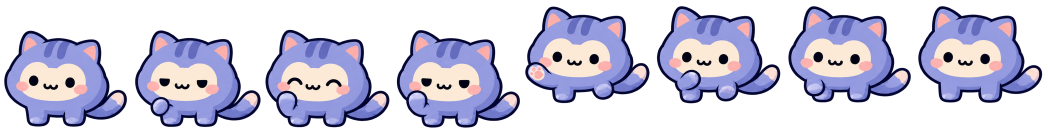
#> input picture assets/hover-v1/atlases/cat/adult.png, 3144 x 393 px, given in place of dinosaur-original.webp, which was not available (shown at 1/3 size)
$ python prep_dinosaur.py
#> lines starting #> are read from the running program, lines starting #| are printed output that depends on the picture; after the words box and inside, x2 and y2 are one past the last pixel; in counts of white or black regions, pixels touching at a corner belong together
### assets/tools/slice.py
#!/usr/bin/env python3
# -*- coding: utf-8 -*-
"""把 pet-family-v2 的 4x4 透明素材整图切成插件可用的静态精灵图。

源素材：每物种一张 1254x1254 RGBA sheet，4 列 x 4 行（最后两格空白），
行序：婴儿/幼儿/少儿/青年 | 壮年/老年/宠物+便便/十字架坟墓 |
      铲屎/洗澡/修剪梳理/喂食 | 喂水/逛街/(空)/(空)

本脚本不做「固定四等分」硬切，而是：
  1. alpha >= 16 的像素做连通域标注；
  2. 面积最大的 14 个连通域 = 14 个形象（其余为配件/便便/气泡等碎片）；
  3. 按行、列聚类排序得出 14 个格子，避免个别物种整图网格偏移（如 cow）时切错；
  4. 配件（scooper/泡泡/星星/便便…）按 bbox 距离归属到最近的主形象；
  5. 第 7 格（宠物+便便）单独拆开：主连通域=宠物 -> adult-with-poop.png（仅核对），
     配件的并集=便便 -> poop.png；
  6. 每张图按 alpha bbox 裁紧 + 四周 2px，等比缩放到高 96px（NEAREST，不模糊）；
  7. 输出 sprites/<species>/<slot>.png、manifest.json、preview-sheet.png 并自检。

用法：
    python3 tools/slice.py                    # 默认源目录（见 DEFAULT_SRC）
    python3 tools/slice.py --src /path/to/pet-family-v2
    PET_SRC=/path/to/pet-family-v2 python3 tools/slice.py

依赖：python3 + Pillow + numpy（本机已安装 11.x / numpy）。
不联网、不装包、不使用 node。
"""

from __future__ import annotations

import argparse
import hashlib
import json
import math
import os
import sys
from pathlib import Path

import numpy as np
from PIL import Image, ImageDraw, ImageFont

# ---------------------------------------------------------------- constants

# 源素材默认位置（可用 --src / PET_SRC 覆盖）
DEFAULT_SRC = str(Path.home() / "Documents/Program/whalecloud/output/imagegen/pet-family-v2")

SPECIES = [
    {"id": "whale", "nameZh": "泡泡", "nameEn": "Bubbles"},
    {"id": "monkey", "nameZh": "桃桃", "nameEn": "Peaches"},
    {"id": "duck", "nameZh": "嘎嘎", "nameEn": "Waddles"},
    {"id": "chick", "nameZh": "啾啾", "nameEn": "Chirpy"},
    {"id": "cat", "nameZh": "糯糯", "nameEn": "Mochi"},
    {"id": "dog", "nameZh": "豆豆", "nameEn": "Biscuit"},
    {"id": "cow", "nameZh": "奶糖", "nameEn": "Toffee"},
    {"id": "goat", "nameZh": "咩咩", "nameEn": "Clover"},
]

# 14 个格子，按行优先顺序（与素材 README 一致）
SLOTS = [
    "baby",
    "toddler",
    "child",
    "teen",
    "adult",
    "elder",
    "poop",
    "grave",
    "cleanWaste",
    "bathe",
    "groom",
    "feed",
    "water",
    "walk",
]

SLOT_META = {
    "baby": {"nameZh": "婴儿", "nameEn": "Baby", "category": "stage"},
    "toddler": {"nameZh": "幼儿", "nameEn": "Toddler", "category": "stage"},
    "child": {"nameZh": "少儿", "nameEn": "Child", "category": "stage"},
    "teen": {"nameZh": "青年", "nameEn": "Teen", "category": "stage"},
    "adult": {"nameZh": "壮年", "nameEn": "Adult", "category": "stage"},
    "elder": {"nameZh": "老年", "nameEn": "Elder", "category": "stage"},
    "poop": {"nameZh": "便便", "nameEn": "Poop", "category": "need"},
    "grave": {"nameZh": "坟墓", "nameEn": "Grave", "category": "status"},
    "cleanWaste": {"nameZh": "铲屎", "nameEn": "Clean waste", "category": "care"},
    "bathe": {"nameZh": "洗澡", "nameEn": "Bathe", "category": "care"},
    "groom": {"nameZh": "梳理", "nameEn": "Groom", "category": "care"},
    "feed": {"nameZh": "喂食", "nameEn": "Feed", "category": "care"},
    "water": {"nameZh": "喂水", "nameEn": "Water", "category": "care"},
    "walk": {"nameZh": "逛街", "nameEn": "Walk", "category": "fun"},
}

# 素材图 4x4 网格（1254 / 4 = 313.5，素材本身并非严格等分，实际切图按连通域）
GRID_COLS = 4
GRID_ROWS = 4
CELL_SIZE = 313.5

ALPHA_THRESHOLD = 16  # 低于此 alpha 视为不可见噪点/描边拖尾
MIN_PART_AREA = 8  # 像素数少于此的连通域直接丢弃（1~3px 噪点）
MAIN_COUNT = 14  # 每个物种 14 个形象
PAD = 2  # 裁切后四周留白（源图像素）
TARGET_H = 96  # 输出高度（宽按比例取整）
POOP_SLOT = "poop"
POOP_SLOT_INDEX = SLOTS.index(POOP_SLOT)  # 6 => 第 2 行第 3 格
POOP_SLOT_ROWCOL = (POOP_SLOT_INDEX // GRID_COLS, POOP_SLOT_INDEX % GRID_COLS)

ASSETS_DIR = Path(__file__).resolve().parent.parent  # .../plugins/dsh-pet/assets


# ---------------------------------------------------------------- utilities


# [33 lines left out: functions sha256_file, find_font, not called in this run]


# ---------------------------------------------------------------- detection


def label_components(alpha: np.ndarray, threshold: int):
    """alpha>=threshold 的 8 邻接连通域（按行 run 合并实现，等价 4 邻接）。

    返回 (labelmap, comps)：
      labelmap : int32[h, w]，0=背景，1..N=连通域 id
      comps    : {id: {"bbox": (x0, y0, x1, y1) 含端点, "area": 像素数}}
    """
    h, w = alpha.shape
    mask = alpha >= threshold

    parent: list[int] = []
    runs_by_row: list[list[tuple[int, int, int]]] = []
    nid = 0
    for y in range(h):
        xs = np.flatnonzero(mask[y])
        runs: list[tuple[int, int, int]] = []
        if xs.size:
            brk = np.flatnonzero(np.diff(xs) > 1)
            starts = np.concatenate((np.array([0], dtype=np.int64), brk + 1))
            ends = np.concatenate((brk, np.array([xs.size - 1], dtype=np.int64)))
            for s, e in zip(starts.tolist(), ends.tolist()):
                x0, x1 = int(xs[s]), int(xs[e])
                parent.append(nid)
                runs.append((x0, x1, nid))
                nid += 1
        runs_by_row.append(runs)

    def find(i: int) -> int:
        root = i
        while parent[root] != root:
            root = parent[root]
        while parent[i] != root:
            parent[i], i = root, parent[i]
        return root

    def union(a: int, b: int) -> None:
        ra, rb = find(a), find(b)
        if ra != rb:
            parent[rb] = ra

    for y in range(1, h):
        prev = runs_by_row[y - 1]
        cur = runs_by_row[y]
        i = j = 0
        while i < len(prev) and j < len(cur):
            p, c = prev[i], cur[j]
            if p[1] >= c[0] and c[1] >= p[0]:
                union(p[2], c[2])
                if p[1] < c[1]:
                    i += 1
                else:
                    j += 1
            elif p[1] < c[0]:
                i += 1
            else:
                j += 1

    # 归一化 id 并累计 bbox / area
    root_to_id: dict[int, int] = {}
    comps: dict[int, dict] = {}
    for y, runs in enumerate(runs_by_row):
        for x0, x1, n in runs:
            root = find(n)
            cid = root_to_id.get(root)
            if cid is None:
                cid = len(root_to_id) + 1
                root_to_id[root] = cid
                comps[cid] = {"bbox": [x0, y, x1, y], "area": 0}
            c = comps[cid]
            b = c["bbox"]
            b[0] = min(b[0], x0)
            b[1] = min(b[1], y)
            b[2] = max(b[2], x1)
            b[3] = max(b[3], y)
            c["area"] += x1 - x0 + 1

    labelmap = np.zeros((h, w), dtype=np.int32)
    for y, runs in enumerate(runs_by_row):
        for x0, x1, n in runs:
            labelmap[y, x0 : x1 + 1] = root_to_id[find(n)]

    return labelmap, comps


# [13 lines left out: functions bbox_gap, union_bbox, not called in this run]


# ---------------------------------------------------------------- slicing


def analyze_sheet(alpha: np.ndarray):
    """检测一张 sheet 的 14 个主形象 + 碎片配件，返回结构化结果。"""
    labelmap, comps = label_components(alpha, ALPHA_THRESHOLD)
    parts = [(cid, c) for cid, c in comps.items() if c["area"] >= MIN_PART_AREA]
    if len(parts) < MAIN_COUNT:
        raise RuntimeError(
            f"连通域不足：{len(parts)} 个 >= {MIN_PART_AREA}px（期望至少 {MAIN_COUNT} 个主形象）"
        )

    parts.sort(key=lambda kv: -kv[1]["area"])
    mains = parts[:MAIN_COUNT]
    accessories = parts[MAIN_COUNT:]
    if accessories and mains[-1][1]["area"] < 2.0 * accessories[0][1]["area"]:
        raise RuntimeError(
            "主形象/配件面积区分度不足：主最小 %d px, 配件最大 %d px"
            % (mains[-1][1]["area"], accessories[0][1]["area"])
        )

    # 按 y 聚类成 4 行（取 3 个最大行间隙）
    def cy(item):
        b = item[1]["bbox"]
        return (b[1] + b[3]) / 2.0

    def cx(item):
        b = item[1]["bbox"]
        return (b[0] + b[2]) / 2.0

    ordered = sorted(mains, key=cy)
    gaps = [(cy(ordered[i + 1]) - cy(ordered[i]), i) for i in range(len(ordered) - 1)]
    split_at = sorted(i for _, i in sorted(gaps)[-3:])
    groups, start = [], 0
    for idx in split_at + [len(ordered) - 1]:
        groups.append(ordered[start : idx + 1])
        start = idx + 1
    row_sizes = [len(g) for g in groups]
    expected = [GRID_COLS] * (GRID_ROWS - 1) + [MAIN_COUNT - GRID_COLS * (GRID_ROWS - 1)]
    if row_sizes != expected:
        raise RuntimeError(f"行聚类异常：{row_sizes}，期望 {expected}")

    cells = []  # 14 个格子，行优先
    for row in groups:
        row = sorted(row, key=cx)
        cells.extend(row)

    # 配件归属：bbox gap 最近的格子
    assign: dict[int, list[int]] = {cid: [] for cid, _ in cells}
    max_gap = 0.0
    accessory_report = []
    for cid, comp in accessories:
        best = min(
            cells,
            key=lambda kv: bbox_gap(comp["bbox"], kv[1]["bbox"]),
        )
        gap = bbox_gap(comp["bbox"], best[1]["bbox"])
        max_gap = max(max_gap, gap)
        assign[best[0]].append(cid)
        accessory_report.append(
            {"id": cid, "bbox": tuple(comp["bbox"]), "area": comp["area"],
             "to": best[0], "gap": round(gap, 1)}
        )

    return {
        "labelmap": labelmap,
        "comps": comps,
        "cells": [cid for cid, _ in cells],
        "mains": {cid: comp for cid, comp in cells},
        "accessories": assign,
        "max_accessory_gap": max_gap,
        "accessory_report": accessory_report,
        "row_sizes": row_sizes,
    }


# [151 lines left out: functions sprite_ids_for_slot, crop_and_scale, validate_sprite_file, make_preview, not called in this run]


def species_by_id():
    return {s["id"]: s for s in SPECIES}


# ---------------------------------------------------------------- verify


# [292 lines left out: functions verify_assets, main, not called in this run]


# [2 lines that do not run on import are left out]

### assets/tools/prep_dinosaur.py
#!/usr/bin/env python3
# -*- coding: utf-8 -*-
"""为新增物种「恐龙（迪诺 / Dinosaur）」生成源图与切格 crop，并追加进 manifest。

输入：assets/source/dinosaur-original.webp（用户提供的 1254×1254 素材，4×4 网格、14 个形象）
输出：
  1. <PET_SRC>/dinosaur.png —— 透明底源图（alpha<16 清零），供 optimize_sprites.py 复用；
  2. manifest.json 追加上 `dinosaur` 物种条目（crop 由 slicer 的连通域聚类算出）。

用法：python3 tools/prep_dinosaur.py [--src <pet-family-v2 源目录>]
"""
from __future__ import annotations

import argparse
import json
import sys
from pathlib import Path

import numpy as np
from PIL import Image

ROOT = Path(__file__).resolve().parents[1]          # plugins/dsh-digital-pet/assets
TOOLS = Path(__file__).resolve().parent
SRC_DEFAULT = Path.home() / "Documents/Program/whalecloud/output/imagegen/pet-family-v2"
SOURCE_FILE = ROOT / "source" / "dinosaur-original.webp"
SPECIES_ID = "dinosaur"
MARGIN = 2
ALPHA_THRESHOLD = 16

sys.path.insert(0, str(TOOLS))
import slice as slicer  # noqa: E402
import optimize_sprites as opt  # noqa: E402


# [41 lines left out: functions _erode, split_cell_pet_and_poop, not called in this run]


def mask_bbox(mask: np.ndarray) -> list[int]:
    ys, xs = np.nonzero(mask)
    return [int(xs.min()), int(ys.min()), int(xs.max()), int(ys.max())]


# [22 lines left out: functions build_masked_sprite, union_bbox, not called in this run]


def main() -> int:
    parser = argparse.ArgumentParser()
    parser.add_argument("--src", default=str(SRC_DEFAULT))
    parser.add_argument("--manifest", default=str(ROOT / "manifest.json"))
    args = parser.parse_args()
    src_dir = Path(args.src)

    image = Image.open(SOURCE_FILE).convert("RGBA")
#> image is the input picture: PIL image 3144x393 RGBA; mean R, G, B, A 71.7, 69.6, 89.3, 121.1
    arr = np.array(image)
    alpha = arr[..., 3].copy()
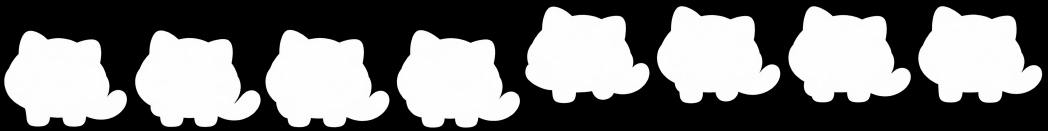
#> alpha: shape (393, 3144) (shown at 1/3 size); min 0, max 255, mean 121.1
    alpha[alpha < ALPHA_THRESHOLD] = 0
#> alpha: shape (393, 3144); 0.04% of pixels changed, all inside (x1, y1, x2, y2) = (12, 18, 3127, 384)
    arr[..., 3] = alpha

    prepared = Image.fromarray(arr, "RGBA")
    src_dir.mkdir(parents=True, exist_ok=True)
    out_sheet = src_dir / "dinosaur.png"
    prepared.save(out_sheet, "PNG", optimize=True)
    print(f"源图已写入 {out_sheet}（{out_sheet.stat().st_size / 1024:.1f} KB）")

    analysis = slicer.analyze_sheet(alpha)
#> in label_components, `mask = alpha >= threshold`:
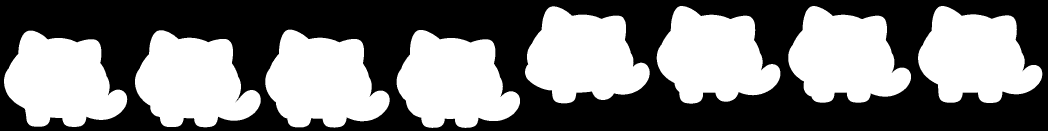
#> mask: shape (393, 3144) bool (shown at 1/3 size); 48.4% white; 8 white regions, largest, box (x1, y1, x2, y2) and area: (796, 89, 1169, 383) 76354, (1190, 90, 1560, 384) 75848, (405, 91, 782, 382) 75319
#> the loop in label_components, `for y in range(h):` made 393 passes
#> (starts, ends) on passes 19 to 30: ([0, 10, 19], [9, 18, 28]), ([0, 9, 28, 45], [8, 27, 44, 62]), ([0, 19, 44, 67], [18, 43, 66, 90]), ([0, 25, 54, 81], [24, 53, 80, 109]), ([0, 29, 62, 94], [28, 61, 93, 126]), ([0, 34, 70, 105], [33, 69, 104, 140]), ([0, 37, 77, 115], [36, 76, 114, 153]), ([0, 41, 84, 126], [40, 83, 125, 167]), ([0, 44, 90, 135], [43, 89, 134, 179]), ([0, 47, 96, 144], [46, 95, 143, 191]), ([0, 50, 100, 149], [49, 99, 148, 199]), ([0, 52, 105, 157], [51, 104, 156, 209])
#> brk on pass 100: [44, 91, 142, 191, 454, 714, 975]
#> after the loop in label_components, `for y in range(h):`: nid = 2903; parent = 2903 values from 0 to 2902; runs_by_row = 393 items, first 6: [], [], [], [], [], []
#> the loop in label_components, `for y in range(1, h):` made 392 passes
#> cur on pass 18: [(2040, 2049, 0), (2437, 2445, 1), (2823, 2832, 2)]
#> the loop in label_components, `for y, runs in enumerate(runs_by_row):` made 393 passes
#> runs on passes 1 to 3: [], [], []
#> in label_components, `labelmap = np.zeros((h, w), dtype=np.int32)`: labelmap: shape (393, 3144) int32; every value is 0
#> after the loop in label_components, `for y, runs in enumerate(runs_by_row):`:
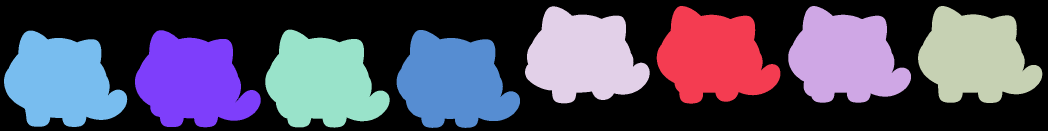
#> labelmap: shape (393, 3144) int32 (shown at 1/3 size); 11 distinct labels, from 0 to 10; one colour per label, 0 black
    if analysis["row_sizes"] != [4, 4, 4, 2]:
        raise SystemExit(f"行聚类异常：{analysis['row_sizes']}")
    print("行聚类 [4, 4, 4, 2]，主形象 14 个，配件连通域",
          sum(len(v) for v in analysis["accessories"].values()), "个")

    sprites: dict[str, dict] = {}
    extras: dict[str, dict] = {}
    notes: list[str] = []
    for index, slot in enumerate(slicer.SLOTS):
        cid = analysis["cells"][index]
        main_bbox = analysis["mains"][cid]["bbox"]
        acc = analysis["accessories"][cid]
        if slot == "poop":
            # 该格 = 宠物 + 便便；源图里两者像素相连，需按腐蚀种子 + BFS 拆分
            pet_mask, poop_mask = split_cell_pet_and_poop(alpha, arr, analysis["labelmap"], {**analysis["mains"][cid], "id": cid})
            smoke_mask = np.zeros_like(alpha, dtype=bool)
            for i in acc:
                smoke_mask |= analysis["labelmap"] == i
            poop_all = poop_mask | smoke_mask
            pet_bbox = mask_bbox(pet_mask)
            poop_bbox = mask_bbox(poop_all)
            bbox = poop_bbox
            extras["adultWithPoop"] = {"crop": _crop(pet_bbox), "prebuilt": True}
            notes.append(
                "poop: 色域拆分：宠物 bbox=%s，便便 bbox=%s（含 %d 个臭味线配件）"
                % (tuple(pet_bbox), tuple(bbox), len(acc))
            )
            # 直接导出两份成品（poop 只保留便便+臭味线；adult-with-poop 只保留宠物）
            out_dir = ROOT / "sprites" / SPECIES_ID
            out_dir.mkdir(parents=True, exist_ok=True)
            poop_sprite = build_masked_sprite(arr, [poop_all], bbox)
            poop_sprite.save(out_dir / "poop.png", "PNG", optimize=True)
            pet_sprite = build_masked_sprite(arr, [pet_mask], pet_bbox)
            pet_sprite.save(out_dir / "adult-with-poop.png", "PNG", optimize=True)
            sprites[slot] = _prebuilt_entry("poop", poop_sprite, bbox)
            _prebuilt_extra = _prebuilt_entry("adult-with-poop", pet_sprite, pet_bbox)
            extras["adultWithPoop"] = _prebuilt_extra
            _prebuilt_extra["prebuilt"] = True
        else:
            ids = [cid] + acc
            bbox = union_bbox([main_bbox] + [analysis["comps"][i]["bbox"] for i in acc])
            if acc:
                notes.append(f"{slot}: 合并 {len(acc)} 个配件连通域")
            sprites[slot] = {"file": f"sprites/{SPECIES_ID}/{slot}.png", "crop": _crop(bbox)}

    notes.append("行聚类 [4, 4, 4, 2]，配件最大间距 %.1fpx" % analysis["max_accessory_gap"])
    notes.append("主形象源尺寸 " + ", ".join(
        "%dx%d" % (analysis["mains"][analysis["cells"][i]]["bbox"][2] - analysis["mains"][analysis["cells"][i]]["bbox"][0],
                   analysis["mains"][analysis["cells"][i]]["bbox"][3] - analysis["mains"][analysis["cells"][i]]["bbox"][1])
        for i in range(14)))

    entry = {
        "id": SPECIES_ID,
        # 恐龙源图是 AI 平滑插画（对比度低于其它物种），额外做一次清晰度增强 + 2× 超采样：
        # 锐化 → 对比/饱和 → 边缘 alpha 二值化 → LANCZOS 2×，浏览器按 CSS 尺寸缩小时更锐利
        "enhance": {
            "unsharp": [1.4, 220],
            "contrast": 1.08,
            "saturate": 1.06,
            "hard_alpha": 200,
            "supersample": 2,
        },
        "speciesZh": "恐龙",
        "nameZh": "迪诺",
        "nameEn": "Dinosaur",
        "sourceFile": "dinosaur.png",
        "sprites": sprites,
        "extras": extras,
        "notes": notes,
    }

    manifest_path = Path(args.manifest)
    manifest = json.loads(manifest_path.read_text())
    manifest["species"] = [s for s in manifest["species"] if s["id"] != SPECIES_ID] + [entry]
    manifest.setdefault("sourceImages", [])
    manifest["sourceImages"] = [s for s in manifest["sourceImages"] if s.get("file") != "dinosaur.png"]
    manifest["sourceImages"].append({"file": "dinosaur.png", "speciesId": SPECIES_ID, "original": "source/dinosaur-original.webp"})
    manifest_path.write_text(json.dumps(manifest, ensure_ascii=False, indent=2) + "\n")
    print(f"manifest 已追加 {SPECIES_ID}：{len(sprites)} 个 slot + extras，写入 {manifest_path}")
    return 0


# [20 lines left out: functions _prebuilt_entry, _crop, not called in this run]


if __name__ == "__main__":
#> (the run stopped early here; a loop or call above may not have finished)
